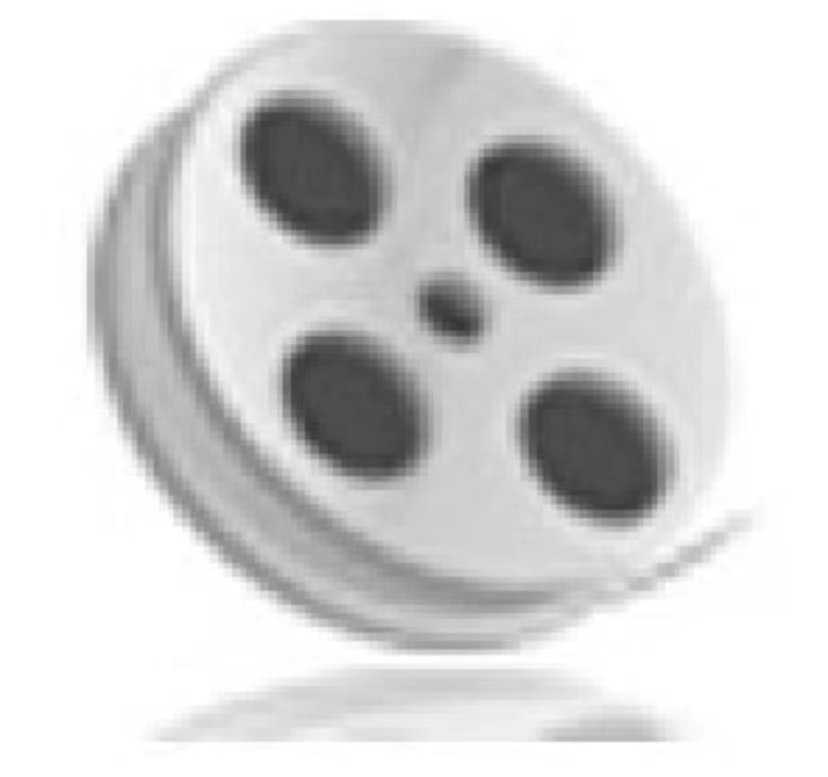
#> input picture cv2.study/lunzi.jpg, 828 x 777 px
$ python 'cv2.绘制外接矩形.py'
#> lines starting #> are read from the running program, lines starting #| are printed output that depends on the picture; after the words box and inside, x2 and y2 are one past the last pixel; in counts of white or black regions, pixels touching at a corner belong together
import cv2
import numpy as np
#定义两个核	（kernel_Ero用于腐蚀，kernel_Dia用于膨胀）
kernel_Ero = np.ones((3,1),np.uint8)
kernel_Dia = np.ones((3,5),np.uint8)

def drawshape(src,points):
    i = 0
    while i < len(points):
        if (i == len(points)-1):
            x,y = points[i][0]
            x1,y1 = points[0][0]
            cv2.line(src,(x,y),(x1,y1),(0, 255, 0), 2)
        else:
            x,y = points[i][0]
            x1,y1 = points[i+1][0]
            cv2.line(src,(x,y),(x1,y1),(0,255,0),1)
        i = i+1

img = cv2.imread("lunzi.jpg")
#> img is the input picture: shape (777, 828, 3); min 52, max 255, mean 214.1
# cv2.imshow('img',img)
print(img.shape)
#| (777, 828, 3)
# copy_img = img.copy()
#原图copy修改尺寸
# copy_img = cv2.resize(copy_img,(1600,800))
#灰度值转换
imgGray = cv2.cvtColor(img,cv2.COLOR_BGR2GRAY)
print(imgGray.shape)
#| (777, 828)
#高斯滤波去噪
imgBlur = cv2.GaussianBlur(imgGray,(5,5),0)
#阈值处理
ret,thresh = cv2.threshold(imgBlur,110,255,cv2.THRESH_BINARY)
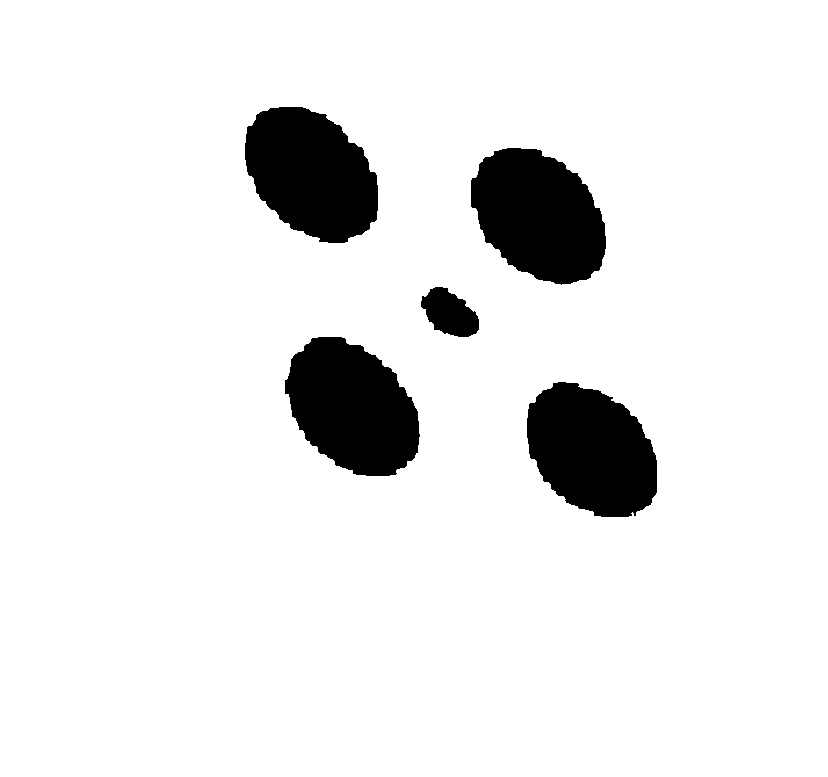
#> thresh: shape (777, 828); 91.4% white; 5 black regions, box (x1, y1, x2, y2) and area: (471, 148, 606, 285) 13487, (285, 337, 420, 476) 13421, (245, 107, 378, 243) 13277, (527, 382, 657, 517) 13056, (421, 287, 479, 337) 1918
#腐蚀
imgEro = cv2.erode(thresh,kernel_Ero,iterations=2)
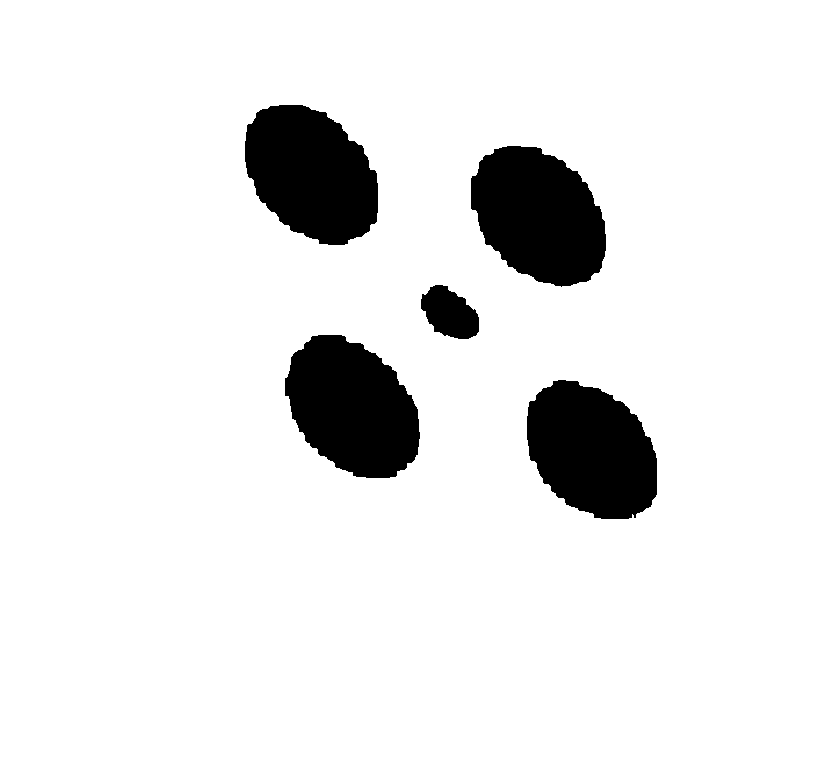
#> imgEro: shape (777, 828); 91.1% white; 5 black regions, box (x1, y1, x2, y2) and area: (471, 146, 606, 287) 14027, (285, 335, 420, 478) 13964, (245, 105, 378, 245) 13813, (527, 380, 657, 519) 13583, (421, 285, 479, 339) 2152
#膨胀
imgDia = cv2.dilate(imgEro,kernel_Dia,iterations=4)
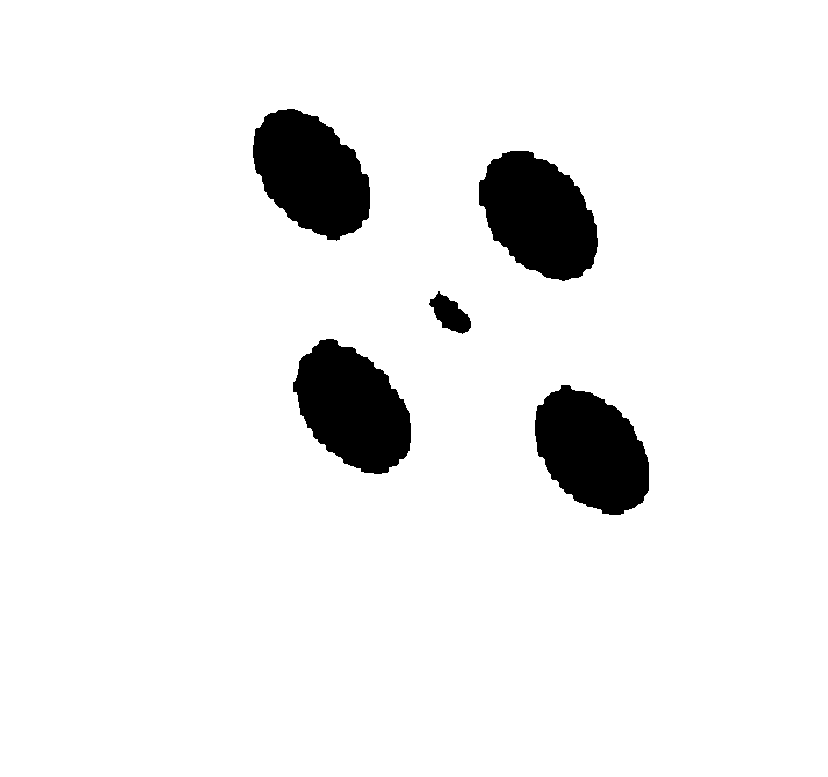
#> imgDia: shape (777, 828); 93.2% white; 5 black regions

#轮廓检测
# ret,contouts = cv2.findContours(imgDia,cv2.RETR_TREE,cv2.CHAIN_APPROX_NONE)
contouts, hierarchy = cv2.findContours(imgDia,cv2.RETR_TREE,cv2.CHAIN_APPROX_NONE)
#> contouts = 6 contours; box (x1, y1, x2, y2) and area: (0, 0, 828, 777) 641752, (478, 150, 599, 282) 11030, (292, 338, 412, 475) 10923, (252, 108, 371, 242) 10828, (534, 384, 650, 516) 10636, (428, 290, 472, 335) 1023

# [13 lines of commented-out code are left out]
print(contouts)
#> (printed output is left out)

# x, y, w, h = cv2.boundingRect(contouts[1])
# cv2.rectangle(img, (x, y), (x+w, y+h), (0, 255, 0), 2)
#最小外接矩形
# 获取最小外接矩阵，中心点坐标，宽高，旋转角度
for i in contouts:
    rect = cv2.minAreaRect(i)
    x, y, w, h = cv2.boundingRect(i)
    cv2.rectangle(img, (x, y), (x+w, y+h), (0, 255, 0), 1)
    # 获取矩形四个顶点，浮点型
    box = cv2.boxPoints(rect)
    # 取整
    box = np.int0(box)#将box中的所有元素转换为整数类型
    cv2.drawContours(img,[box],0,(0,0,255),2)
#> this loop made 6 passes
#> (rect, x, y, w, h, box) on passes 1 to 6: (((413.5, 388), (776, 827), -90), 0, 0, 828, 777, [[827, 775], [0, 775], [0, 0], [827, 0]]), (((592.3, 451.3), (97.58, 143.5), -45), 534, 384, 116, 132, [[608, 536], [507, 435], [576, 366], [677, 467]]), (((352.3, 407.7), (96.87, 144.2), -45), 292, 338, 120, 137, [[369, 492], [267, 390], [335, 322], [437, 424]]), (((448.9, 314.3), (28.72, 50.58), -42.27), 428, 290, 44, 45, [[455, 342], [421, 305], [442, 285], [476, 323]]), (((539.5, 215.5), (100.4, 147.1), -45), 478, 150, 121, 132, [[556, 303], [452, 199], [523, 128], [627, 232]]), (((310.8, 173.2), (95.46, 147.1), -45), 252, 108, 119, 134, [[329, 259], [225, 155], [292, 87], [396, 191]])
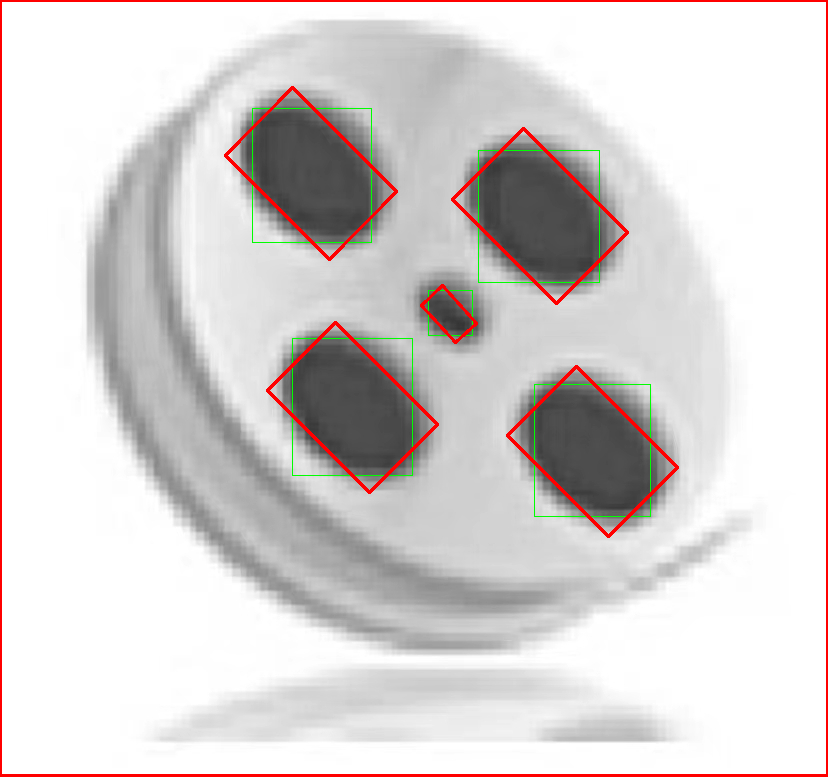
#> img: shape (777, 828, 3); 2.57% of pixels changed, all inside (x1, y1, x2, y2) = (0, 0, 828, 777)

# 显示图像
cv2.imshow('img', img)

# 循环等待按键输入
while True:
    if cv2.waitKey(20) & 0xff == ord('q'):
#> (key q is pressed here)
        break
cv2.destroyAllWindows()


# [27 lines of commented-out code are left out]

$ run again, with cv2.study/Elvis3.jpg copied over cv2.study/lunzi.jpg
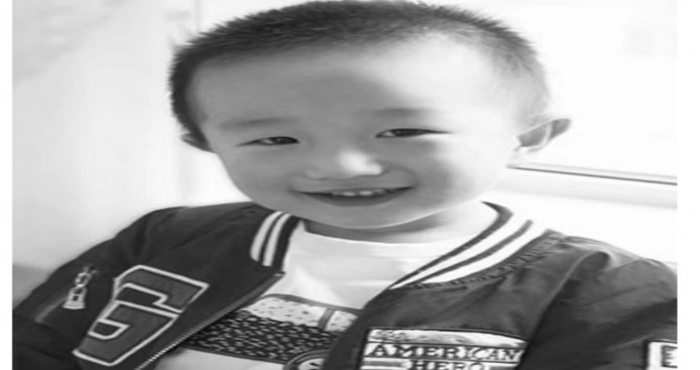
#> input picture cv2.study/Elvis3.jpg, 700 x 370 px
#> img is the input picture: shape (370, 700, 3); min 3, max 255, mean 166.9
#| (370, 700, 3)
#| (370, 700)
#> `ret,thresh = cv2.threshold(imgBlur,110,255,cv2.THRESH_BINARY)`:
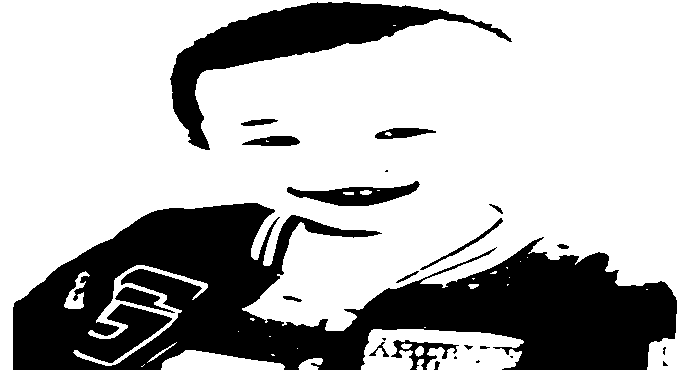
#> thresh: shape (370, 700); 70.9% white; 24 black regions (7 under 20 px), largest, box (x1, y1, x2, y2) and area: (13, 203, 677, 370) 58783, (170, 2, 512, 150) 11923, (287, 181, 420, 206) 1580
#> imgEro: shape (370, 700); 67.3% white; 19 black regions (2 under 20 px), largest, box (x1, y1, x2, y2) and area: (13, 201, 677, 370) 64709, (170, 0, 512, 152) 13381, (287, 179, 420, 208) 2188
#> imgDia: shape (370, 700); 79.3% white; 8 black regions (2 under 20 px)
#> contouts = 13 contours, 2 with area under 20; largest, box (x1, y1, x2, y2) and area: (0, 0, 700, 370) 195976, (178, 4, 449, 126) 8416, (353, 327, 529, 370) 6725, (82, 263, 215, 367) 5498, (154, 348, 330, 370) 2516
#> (printed output is left out)
#> the loop `for i in contouts:` made 13 passes
#> (rect, x, y, w, h, box) on passes 1 to 4: (((241.5, 358.5), (21, 175), -90), 154, 348, 176, 22, [[329, 369], [154, 369], [154, 348], [329, 348]]), (((83.5, 355.5), (15, 33), -90), 67, 348, 34, 16, [[100, 363], [67, 363], [67, 348], [100, 348]]), (((440.5, 348), (42, 175), -90), 353, 327, 176, 43, [[527, 368], [352, 368], [352, 326], [527, 326]]), (((75, 289.5), (41, 36), -90), 57, 269, 37, 42, [[93, 310], [57, 310], [57, 269], [93, 269]])
#> after the loop `for i in contouts:`:
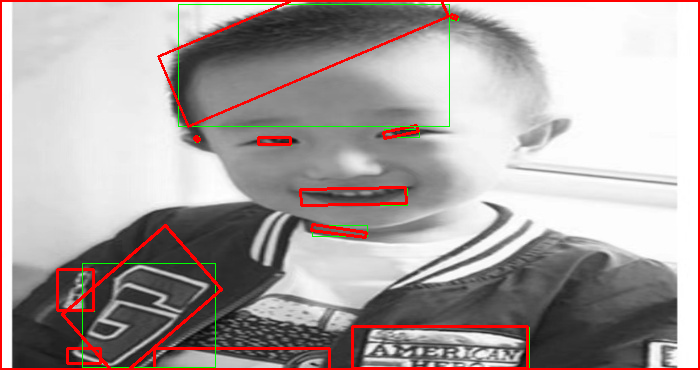
#> img: shape (370, 700, 3); 4.71% of pixels changed, all inside (x1, y1, x2, y2) = (0, 0, 700, 370)
